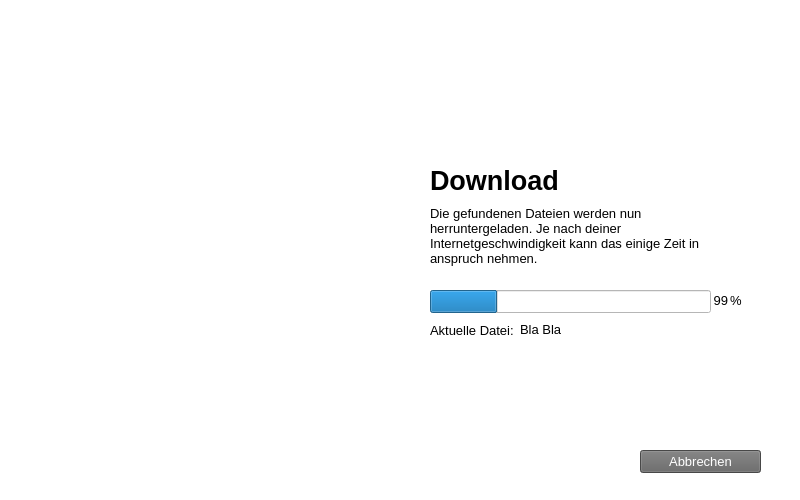
<?xml version="1.0" encoding="UTF-8"?>
<ui version="4.0">
 <class>Form</class>
 <widget class="QWidget" name="Form">
  <property name="geometry">
   <rect>
    <x>0</x>
    <y>0</y>
    <width>800</width>
    <height>500</height>
   </rect>
  </property>
  <property name="windowTitle">
   <string>Form</string>
  </property>
  <property name="autoFillBackground">
   <bool>false</bool>
  </property>
  <property name="styleSheet">
   <string notr="true">color: rgb(255, 255, 255);
background-color: rgb(255, 255, 255);</string>
  </property>
  <widget class="QLabel" name="picture">
   <property name="geometry">
    <rect>
     <x>0</x>
     <y>0</y>
     <width>400</width>
     <height>500</height>
    </rect>
   </property>
   <property name="text">
    <string>&lt;html&gt;&lt;head/&gt;&lt;body&gt;&lt;p&gt;&lt;img src=&quot;:/test/pictures/Login.JPG&quot;/&gt;&lt;/p&gt;&lt;/body&gt;&lt;/html&gt;</string>
   </property>
  </widget>
  <widget class="QLabel" name="title">
   <property name="geometry">
    <rect>
     <x>430</x>
     <y>160</y>
     <width>351</width>
     <height>41</height>
    </rect>
   </property>
   <property name="font">
    <font>
     <family>Segoe UI</family>
     <pointsize>20</pointsize>
     <weight>75</weight>
     <bold>true</bold>
    </font>
   </property>
   <property name="styleSheet">
    <string notr="true">color: rgb(0, 0, 0);</string>
   </property>
   <property name="text">
    <string>Download</string>
   </property>
   <property name="textFormat">
    <enum>Qt::PlainText</enum>
   </property>
  </widget>
  <widget class="QWidget" name="widget" native="true">
   <property name="geometry">
    <rect>
     <x>0</x>
     <y>0</y>
     <width>800</width>
     <height>500</height>
    </rect>
   </property>
   <property name="styleSheet">
    <string notr="true">background-color: rgb(255, 255, 255)</string>
   </property>
   <widget class="QPushButton" name="button_cancel">
    <property name="geometry">
     <rect>
      <x>640</x>
      <y>450</y>
      <width>121</width>
      <height>23</height>
     </rect>
    </property>
    <property name="font">
     <font>
      <family>Segoe UI</family>
      <pointsize>10</pointsize>
     </font>
    </property>
    <property name="styleSheet">
     <string notr="true">background-color: rgb(101, 101, 101);
color: rgb(255, 255, 255);
border-radius: 20p;</string>
    </property>
    <property name="text">
     <string>Abbrechen</string>
    </property>
    <property name="checkable">
     <bool>false</bool>
    </property>
    <property name="checked">
     <bool>false</bool>
    </property>
   </widget>
   <widget class="QLabel" name="label_percentage">
    <property name="geometry">
     <rect>
      <x>710</x>
      <y>290</y>
      <width>18</width>
      <height>21</height>
     </rect>
    </property>
    <property name="font">
     <font>
      <family>Segoe UI</family>
      <pointsize>10</pointsize>
      <weight>50</weight>
      <italic>false</italic>
      <bold>false</bold>
     </font>
    </property>
    <property name="styleSheet">
     <string notr="true">color: rgb(0, 0, 0);
font: 10pt &quot;Segoe UI&quot;;</string>
    </property>
    <property name="text">
     <string>99</string>
    </property>
    <property name="alignment">
     <set>Qt::AlignRight|Qt::AlignTrailing|Qt::AlignVCenter</set>
    </property>
    <property name="wordWrap">
     <bool>true</bool>
    </property>
   </widget>
   <widget class="QLabel" name="label_percent">
    <property name="geometry">
     <rect>
      <x>730</x>
      <y>290</y>
      <width>18</width>
      <height>21</height>
     </rect>
    </property>
    <property name="font">
     <font>
      <family>Segoe UI</family>
      <pointsize>10</pointsize>
      <weight>50</weight>
      <italic>false</italic>
      <bold>false</bold>
     </font>
    </property>
    <property name="styleSheet">
     <string notr="true">color: rgb(0, 0, 0);
font: 10pt &quot;Segoe UI&quot;;</string>
    </property>
    <property name="text">
     <string>%</string>
    </property>
    <property name="alignment">
     <set>Qt::AlignLeading|Qt::AlignLeft|Qt::AlignVCenter</set>
    </property>
    <property name="wordWrap">
     <bool>true</bool>
    </property>
   </widget>
  </widget>
  <widget class="QProgressBar" name="progress_bar">
   <property name="geometry">
    <rect>
     <x>430</x>
     <y>290</y>
     <width>281</width>
     <height>23</height>
    </rect>
   </property>
   <property name="value">
    <number>24</number>
   </property>
   <property name="alignment">
    <set>Qt::AlignCenter</set>
   </property>
   <property name="textVisible">
    <bool>false</bool>
   </property>
   <property name="format">
    <string>%p%                                                                                 </string>
   </property>
  </widget>
  <widget class="QLabel" name="label_current_file_name">
   <property name="geometry">
    <rect>
     <x>520</x>
     <y>322</y>
     <width>191</width>
     <height>81</height>
    </rect>
   </property>
   <property name="font">
    <font>
     <family>Segoe UI</family>
     <pointsize>10</pointsize>
     <weight>50</weight>
     <italic>false</italic>
     <bold>false</bold>
    </font>
   </property>
   <property name="styleSheet">
    <string notr="true">color: rgb(0, 0, 0);
font: 10pt &quot;Segoe UI&quot;;</string>
   </property>
   <property name="text">
    <string>Bla Bla</string>
   </property>
   <property name="alignment">
    <set>Qt::AlignLeading|Qt::AlignLeft|Qt::AlignTop</set>
   </property>
   <property name="wordWrap">
    <bool>true</bool>
   </property>
  </widget>
  <widget class="QLabel" name="label_aktuelle_datei">
   <property name="geometry">
    <rect>
     <x>430</x>
     <y>320</y>
     <width>91</width>
     <height>21</height>
    </rect>
   </property>
   <property name="font">
    <font>
     <family>Segoe UI</family>
     <pointsize>10</pointsize>
     <weight>50</weight>
     <italic>false</italic>
     <bold>false</bold>
    </font>
   </property>
   <property name="styleSheet">
    <string notr="true">color: rgb(0, 0, 0);
font: 10pt &quot;Segoe UI&quot;;</string>
   </property>
   <property name="text">
    <string>Aktuelle Datei:</string>
   </property>
   <property name="wordWrap">
    <bool>true</bool>
   </property>
  </widget>
  <widget class="QLabel" name="label_description_2">
   <property name="geometry">
    <rect>
     <x>430</x>
     <y>200</y>
     <width>311</width>
     <height>71</height>
    </rect>
   </property>
   <property name="font">
    <font>
     <family>Segoe UI</family>
     <pointsize>10</pointsize>
     <weight>50</weight>
     <italic>false</italic>
     <bold>false</bold>
    </font>
   </property>
   <property name="styleSheet">
    <string notr="true">color: rgb(0, 0, 0);
font: 10pt &quot;Segoe UI&quot;;</string>
   </property>
   <property name="text">
    <string>Die gefundenen Dateien werden nun herruntergeladen. Je nach deiner Internetgeschwindigkeit kann das einige Zeit in anspruch nehmen.</string>
   </property>
   <property name="wordWrap">
    <bool>true</bool>
   </property>
  </widget>
  <zorder>widget</zorder>
  <zorder>picture</zorder>
  <zorder>title</zorder>
  <zorder>progress_bar</zorder>
  <zorder>label_current_file_name</zorder>
  <zorder>label_aktuelle_datei</zorder>
  <zorder>label_description_2</zorder>
 </widget>
 <resources>
  <include location="resources.qrc"/>
 </resources>
 <connections/>
</ui>
